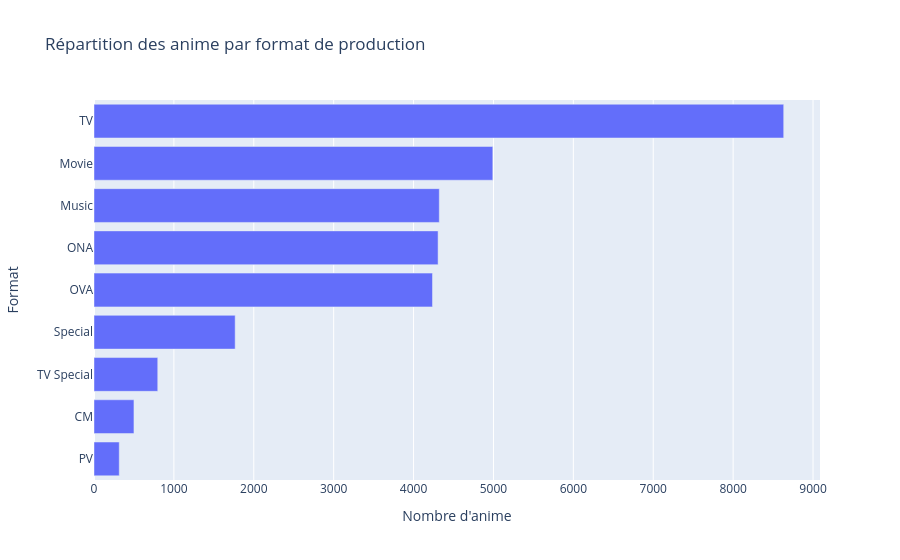

Here is the notebook cell this chart was saved with:
### Code cell
fig1 = px.bar(
    x=repartition_types.values,
    y=repartition_types.index,
    orientation="h",
    title="Répartition des anime par format de production"
)
fig1.update_yaxes(categoryorder="total ascending", title_text="Format")
fig1.update_xaxes(title_text="Nombre d'anime")
fig1.show()

### Figure 1 — Plotly figure (JSON) as saved in the notebook; plotly's stock layout.template omitted (floating-point values rounded to 4 significant figures)
{"data": [{"hovertemplate": "x=%{x}<br>y=%{y}<extra></extra>", "legendgroup": "", "marker": {"color": "#636efa", "pattern": {"shape": ""}}, "name": "", "orientation": "h", "showlegend": false, "textposition": "auto", "type": "bar", "x": [8633, 4992, 4322, 4307, 4237, 1767, 798, 500, 316], "xaxis": "x", "y": ["TV", "Movie", "Music", "ONA", "OVA", "Special", "TV Special", "CM", "PV"], "yaxis": "y"}], "layout": {"barmode": "relative", "legend": {"tracegroupgap": 0}, "title": {"text": "Répartition des anime par format de production"}, "xaxis": {"anchor": "y", "domain": [0, 1], "title": {"text": "Nombre d'anime"}}, "yaxis": {"anchor": "x", "categoryorder": "total ascending", "domain": [0, 1], "title": {"text": "Format"}}}}
